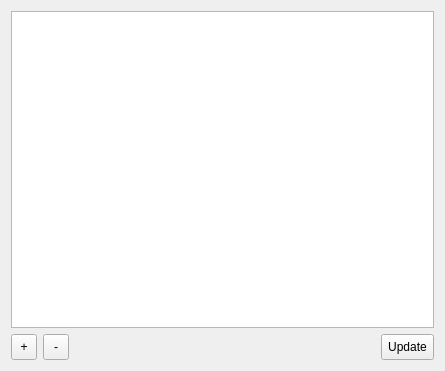
<ui version="4.0" >
 <class>Form</class>
 <widget class="QWidget" name="Form" >
  <property name="geometry" >
   <rect>
    <x>0</x>
    <y>0</y>
    <width>445</width>
    <height>371</height>
   </rect>
  </property>
  <property name="sizePolicy" >
   <sizepolicy vsizetype="Minimum" hsizetype="Minimum" >
    <horstretch>0</horstretch>
    <verstretch>0</verstretch>
   </sizepolicy>
  </property>
  <property name="windowTitle" >
   <string>Form</string>
  </property>
  <layout class="QVBoxLayout" name="verticalLayout_2" >
   <item>
    <layout class="QVBoxLayout" name="verticalLayout" >
     <item>
      <widget class="QListWidget" name="versionList" />
     </item>
     <item>
      <layout class="QHBoxLayout" name="horizontalLayout" >
       <item>
        <widget class="QToolButton" name="addButton" >
         <property name="minimumSize" >
          <size>
           <width>26</width>
           <height>26</height>
          </size>
         </property>
         <property name="maximumSize" >
          <size>
           <width>26</width>
           <height>26</height>
          </size>
         </property>
         <property name="text" >
          <string>+</string>
         </property>
         <property name="icon" >
          <iconset resource="bertos.qrc" >
           <normaloff>:/images/listadd.png</normaloff>:/images/listadd.png</iconset>
         </property>
         <property name="iconSize" >
          <size>
           <width>16</width>
           <height>16</height>
          </size>
         </property>
        </widget>
       </item>
       <item>
        <widget class="QToolButton" name="removeButton" >
         <property name="minimumSize" >
          <size>
           <width>26</width>
           <height>26</height>
          </size>
         </property>
         <property name="maximumSize" >
          <size>
           <width>26</width>
           <height>26</height>
          </size>
         </property>
         <property name="text" >
          <string>-</string>
         </property>
         <property name="icon" >
          <iconset resource="bertos.qrc" >
           <normaloff>:/images/listremove.png</normaloff>:/images/listremove.png</iconset>
         </property>
         <property name="iconSize" >
          <size>
           <width>16</width>
           <height>16</height>
          </size>
         </property>
        </widget>
       </item>
       <item>
        <spacer name="horizontalSpacer" >
         <property name="orientation" >
          <enum>Qt::Horizontal</enum>
         </property>
         <property name="sizeHint" stdset="0" >
          <size>
           <width>40</width>
           <height>20</height>
          </size>
         </property>
        </spacer>
       </item>
       <item>
        <widget class="QToolButton" name="updateButton" >
         <property name="minimumSize" >
          <size>
           <width>0</width>
           <height>26</height>
          </size>
         </property>
         <property name="maximumSize" >
          <size>
           <width>16777215</width>
           <height>26</height>
          </size>
         </property>
         <property name="text" >
          <string>Update</string>
         </property>
        </widget>
       </item>
      </layout>
     </item>
    </layout>
   </item>
  </layout>
 </widget>
 <resources>
  <include location="bertos.qrc" />
 </resources>
 <connections/>
</ui>
